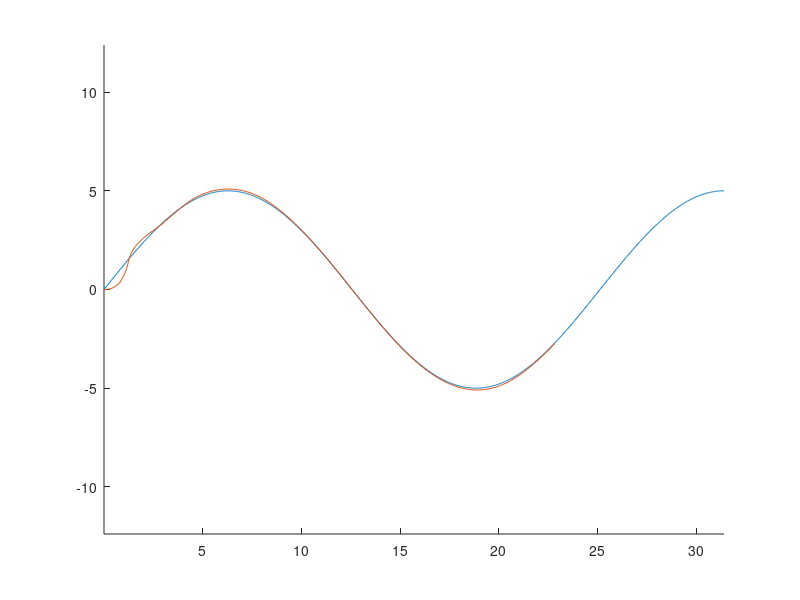

Here is the MATLAB script that generated this plot:
clear all 
close all

%% path generation
%%% s curve
% t = 0:0.01:10;
% rad = 50;
% xpath = t;
% a = 5;
% k = 1;
% ypath = 5*(1./(1+exp(-k.*(xpath-a))));

%%% sine wave
th = 0:pi/100:10*pi;
rad = 50;
xpath = th;
ypath = 5*sin(th/4);

figure(1)
hold on
plot(xpath, ypath);
hold off

%% state

u = [0.1, 0]'; % u = (v, omega)

z = [0, 0, 0, 0;
     0, 0, deg2rad(0), 0]'; % z = (x, y, theta, zeta)

L = 0.3;
lr = L/2;


%% controls

for j = 1:30
    % find closest tp in range
    kdd = 15;
    ld = kdd*u(1);
    tp_max = ld+0.5;
    tp_min = ld-0.5;
    min = ld+1;
    xg = 0;
    yg = 0;

%     bwx = z(1, end) - lr*cos(z(3, end));
%     bwy = z(2, end) - lr*sin(z(3, end));
    bwx = z(1,end);
    bwy = z(2, end);
    ispan = j*10:length(xpath);
    for i = ispan
        d = sqrt( ( bwx-xpath(i) )^2 + ( bwy-ypath(i) )^2 );
        %     a = atan2(ypath(i) - bwy,xpath(i) -bwx);
        if(d<tp_max) && (d>tp_min)
            a =  z(3, end)  - atan2((ypath(i) - bwy),(xpath(i) - bwx));
            if (a < pi/2) && (a > -pi/2) && (d<min)
                min = d;
                xg = xpath(i);
                yg = ypath(i);
                alpha=a;
            end
        end
    end

    % steering angle
    % alpha=atan2(yg - bwy,xg - bwx);
    % delta = atan((2*L*sin(alpha))/(min));
    delta = -atan2((2*L*sin(alpha)),(ld));
    z(4,end) = delta;

    tspan = 1:10;

    for t = tspan
        bwx = z(1, end);
        bwy = z(2, end);
        beta = atan(lr*tan(z(4, end))/L);
        xdot = u(1) * cos(z(3, end));
        ydot = u(1) * sin(z(3, end));
        thetadot = u(1) * (tan(z(4, end)))/(L);
        omega = u(2);

        zdot = [xdot, ydot, thetadot, omega]';

        z = [z, z(:, end)+zdot];

        % p controller
        %     e = delta - z(4, end);
        %     u(2) = Kp * e;

        %brake
%         derr = sqrt( ( bwx-xg )^2 + ( bwy-yg )^2 );
%         if(derr<1)
%             u(1) = 0;
%         end
    end



end
    figure(1)
    hold on
    axis equal
    plot (z(1, :), z(2, :));
% 
% figure(2)
% subplot(4,1,1)
% plot(tspan, z(1, 3:end))
% 
% subplot(4,1,2)
% plot(tspan, z(2, 3:end))
% 
% subplot(4,1,3)
% plot(tspan, rad2deg(z(3, 3:end)))
% 
% subplot(4,1,4)
% plot(tspan, rad2deg(z(4, 3:end)))
